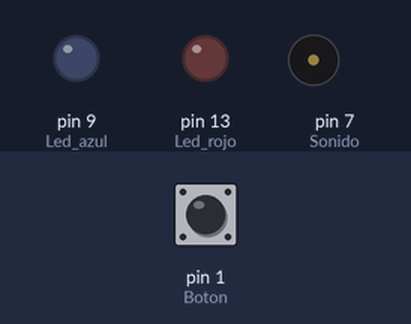
Simulated run of this sketch. Board: Arduino Uno, built with avr-gcc and run on an emulated ATmega328P. On the bench: output pins drawn as LEDs (lit = HIGH), buzzer (waves = sounding). Dashed ring = blinking. Inputs (shaded band) come from the test bench; at power-on: pin 1 (Boton) LOW.

Above: at 1.2 s.
1.3 s: pin 1 (Boton) pulled HIGH for 0.15 s
At 1.6 s:
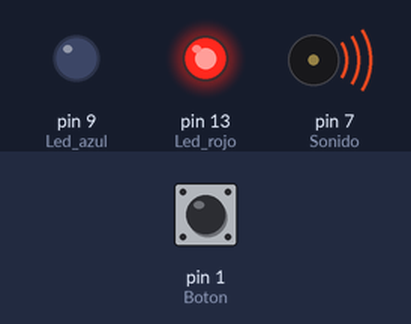
4.4 s: pin 1 (Boton) pulled HIGH for 1 s
At 5.9 s:
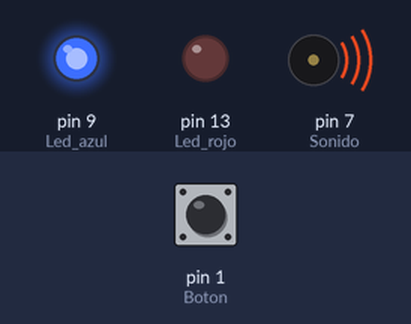
8.0 s: pin 1 (Boton) pulled HIGH for 3.2 s
At 10.0 s:
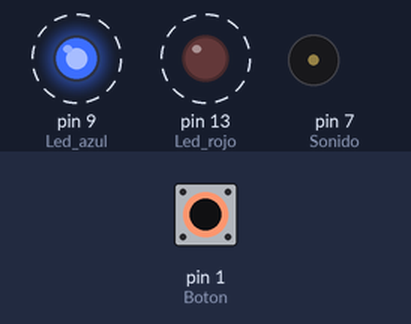
Timing chart, 0 to 13.8 s (numbered marks = the images above; inputs shaded):
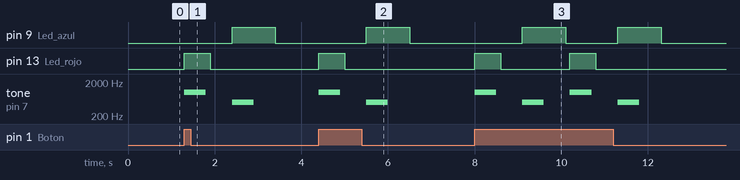

The sketch:

arduino02_0011.ino
```cpp
// C++ code
//
int buttonState;
void setup()
{
  pinMode(13, OUTPUT);//Led rojo
  pinMode(9, OUTPUT);//Led azul
  pinMode(7, OUTPUT);//Sonido
  pinMode(1, INPUT);//Boton
}

void loop()
{
  buttonState=digitalRead(1);
  if (buttonState==HIGH)
  {
    tone(7, 1000, 500);//Sonido led rojo
    digitalWrite(13, HIGH);//Led rojo encendido
    delay(500);
    digitalWrite(9, LOW);
    delay(100);
    digitalWrite(13, LOW);
    delay(500);
    tone(7, 500, 500);//Sonido led azul
    digitalWrite(9, HIGH);
    delay(500);
    digitalWrite(13, LOW);
    delay(500);
    digitalWrite(9, LOW);
    delay(100);
  }
  else
  {
    digitalWrite(13, LOW);
    digitalWrite(9, LOW);
  }
}
```

Measured:
- after the input at 1.3 s, pin 9 (Led_azul): LOW → HIGH after 1.1 s, → LOW 1.0 s later; pin 13 (Led_rojo): LOW → HIGH at once, → LOW 0.60 s later; tone on pin 7 (Sonido): silent → 1000 Hz at once, → silent 0.50 s later, → 500 Hz 0.60 s later, → silent 0.50 s later
- after the input at 4.4 s, pin 9 (Led_azul): LOW → HIGH after 1.1 s, → LOW 1.0 s later; pin 13 (Led_rojo): LOW → HIGH at once, → LOW 0.60 s later; tone on pin 7 (Sonido): silent → 1000 Hz at once, → silent 0.50 s later, → 500 Hz 0.60 s later, → silent 0.50 s later
- after the input at 8.0 s, pin 9 (Led_azul): alternates HIGH for 1.0 s and LOW for 1.2 s, 4 changes in all, then stays LOW, starting after 1.1 s; pin 13 (Led_rojo): alternates HIGH for 0.60 s and LOW for 1.6 s, 4 changes in all, then stays LOW, starting at once
